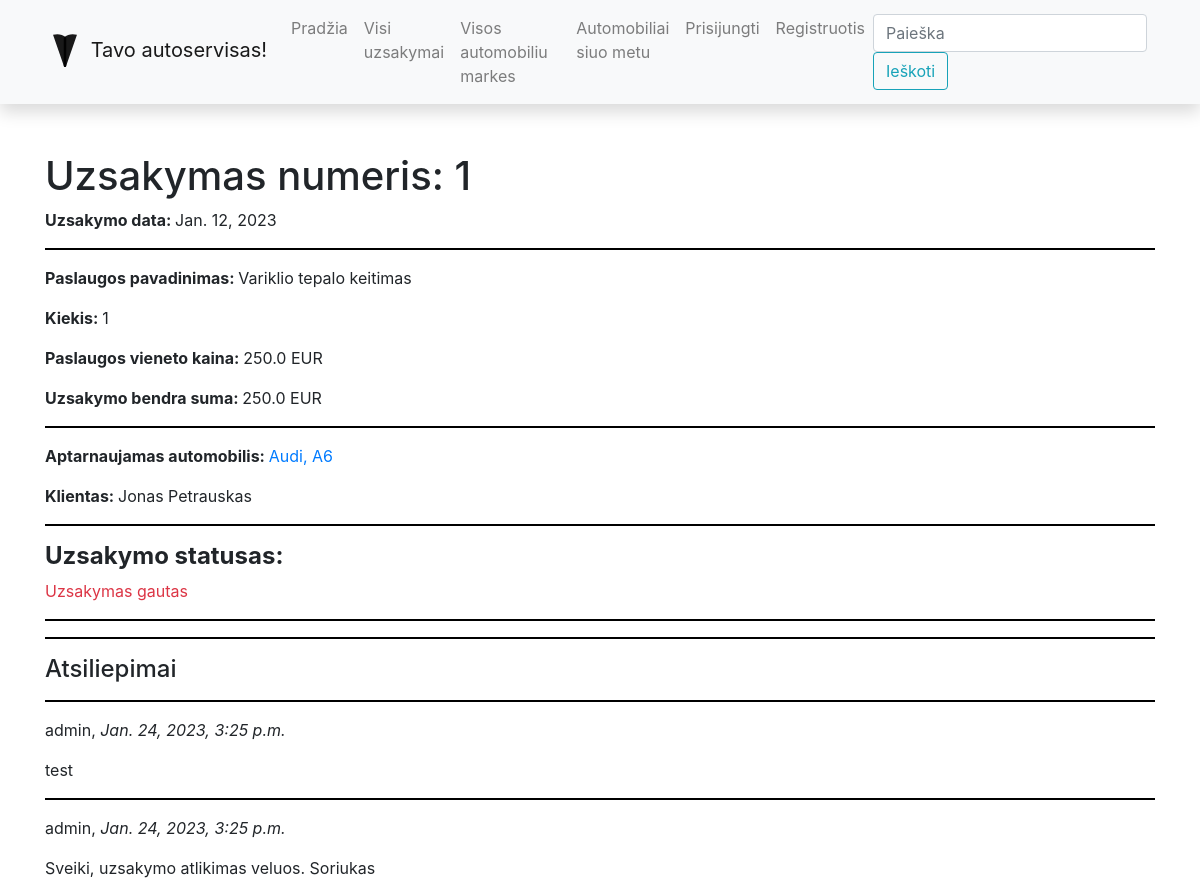
/autoservisas/uzsakymaseil/1, run on the app's committed database.
### autoservisas/models.py (models this page shows, shortened)
class UzsakymoEilute(models.Model):
    kiekis = models.CharField('Kiekis', max_length=2, help_text='Iveskite perkamos paslaugos kieki')
    kaina = models.FloatField('Kaina', max_length=10, help_text='Iveskite paslaugos kaina', default=0)
    paslauga_id = models.ForeignKey('Paslauga', on_delete=models.SET_NULL, null=True)
    uzsakymas_id = models.ForeignKey('Uzsakymas', on_delete=models.SET_NULL, null=True)
    useris = models.ForeignKey(User, on_delete=models.SET_NULL, null=True, blank=True)
    grazinti_iki = models.DateField('Pabaigti darbus iki: ', null=True, blank=True)
    @property
    def suma(self):
        return int(self.kiekis) * self.paslauga_id.kaina
    class Meta:
        verbose_name = "Uzsakymo eilute"
        verbose_name_plural = "Uzsakymo eilutes"

class Uzsakymas(models.Model):
    data = models.DateField('Uzsakymo data', null=True, blank=True)
    automobilis_id = models.ForeignKey('Automobilis', on_delete=models.SET_NULL, null=True)
    suma = models.FloatField('Suma', max_length=10, help_text='Iveskite paslaugos kaina', default=0)
    LOAN_STATUS = (
        ('a', 'Uzsakymas gautas'),
        ('p', 'Uzsakymas priimtas'),
        ('g', 'Uzsakymas vykdomas'),
        ('r', 'Uzsakymas baigtas')
    )
    status = models.CharField(
        max_length=1,
        choices=LOAN_STATUS,
        blank=True,
        default='a',
        help_text='Status'
    )
    class Meta:
        ordering = ['data']
        verbose_name = "Uzsakymas"
        verbose_name_plural = "Uzsakymai"

class Paslauga(models.Model):
    pavadinimas = models.CharField('Pavadinimas', max_length=200, help_text='Iveskite paslaugos pavadinima')
    kaina = models.FloatField('Kaina', max_length=10, help_text='Iveskite paslaugos kaina')
    class Meta:
        verbose_name = "Paslauga"
        verbose_name_plural = "Paslaugos"

class Automobilis(models.Model):
    valstybinis_numeris = models.CharField('Automobilio valstybinis numeris',
                                           max_length=6, help_text='Iveskite automobilio valstybini numeri')
    automobilio_modelis_id = models.ForeignKey('Modelis', on_delete=models.SET_NULL, null=True)
    vin_kodas = models.CharField('VIN kodas', max_length=17, help_text='Iveskite VIN numeri')
    klientas = models.CharField('Klientas', max_length=100, help_text='Iveskite klienta')
    automobilis_pic = models.ImageField('Auto Nuotrauka', upload_to='car_pics', null=True, blank=True)
    aprasymas = HTMLField()
    class Meta:
        verbose_name = "Automobilis"
        verbose_name_plural = "Automobiliai"

class Modelis(models.Model):
    marke = models.CharField('Automobilio marke', max_length=100, help_text='Iveskite automobilio marke')
    modelis = models.CharField('Automobilio modelis', max_length=100, help_text='Iveskite automobilio modeli')
    class Meta:
        verbose_name = "Modelis"
        verbose_name_plural = "Modeliai"
    def __str__(self):
        return f'{self.marke}, {self.modelis}'

class UzsakymasReview(models.Model):
    order_line = models.ForeignKey('UzsakymoEilute', on_delete=models.SET_NULL, null=True, blank=True)
    reviewer = models.ForeignKey(User, on_delete=models.SET_NULL, null=True, blank=True)
    date_created = models.DateTimeField(auto_now_add=True)
    content = models.TextField('Atsiliepimas', max_length=2000)

### autoservisas/views.py (the view, shortened to what this page needs)
# urls.py: path('uzsakymaseil/<int:pk>', views.OrderDetailView.as_view(), name='uzsakeil-detail'),
class OrderDetailView(FormMixin, generic.DetailView):
    model = UzsakymoEilute
    template_name = "uzsakymas_detail_view.html"
    form_class = UzsakymasReviewForm
    class Meta:
        ordering = ['paslauga_id']

### autoservisas/forms.py
class UzsakymasReviewForm(forms.ModelForm):
    class Meta:
        model = UzsakymasReview
        fields = ('content', 'order_line', 'reviewer')
        widgets = {'order_line': forms.HiddenInput(), 'reviewer': forms.HiddenInput()}

### autoservisas/templates/uzsakymas_detail_view.html (shortened to what this page needs)
{% extends "base.html" %}
{% block content %}
<h1>Uzsakymas numeris: {{uzsakymoeilute.id}}</h1>
<p><b>Uzsakymo data: </b> {{uzsakymoeilute.uzsakymas_id.data}}</p>
<hr>
<p><b>Paslaugos pavadinimas: </b> {{uzsakymoeilute.paslauga_id.pavadinimas}}</p>
<p><b>Kiekis: </b> {{uzsakymoeilute.kiekis}}</p>
<p><b>Paslaugos vieneto kaina: </b> {{uzsakymoeilute.paslauga_id.kaina}} EUR</p>
<p><b>Uzsakymo bendra suma: </b> {{ uzsakymoeilute.suma }} EUR</p>
<hr>
<p><b>Aptarnaujamas automobilis: </b><a href="{% url 'auto-detail' uzsakymoeilute.uzsakymas_id.automobilis_id.id %}">
    {{uzsakymoeilute.uzsakymas_id.automobilis_id.automobilio_modelis_id}}</a></p>
<p><b>Klientas: </b> {{uzsakymoeilute.uzsakymas_id.automobilis_id.klientas}}</p>
<hr>
<h4><b>Uzsakymo statusas: </b></h4>
<p class="{% if uzsakymoeilute.uzsakymas_id.status == 'r' %}text-success
{% elif uzsakymoeilute.uzsakymas_id.status == 'a' %}text-danger
{% else %}text-warning
{% endif %}">{{uzsakymoeilute.uzsakymas_id.get_status_display}}</p>
<hr>
<hr>
<h4>Atsiliepimai</h4>
{% if uzsakymoeilute.uzsakymasreview_set.all %}
{% for order_review in uzsakymoeilute.uzsakymasreview_set.all %}
<hr>
<p>{{order_review.reviewer}}, <em>{{order_review.date_created}}</em></p>
<p>{{order_review.content}}</p>
{% endfor %}
{% else %}
<p>Atsiliepimu nera</p>
{% endif %}
{% endblock %}

### autoservisas/static/css/styles.css (style rules this page uses)
hr { width: 100%; background-color: black; height: 1px; border-color : transparent; }

### data on the page
UzsakymoEilute: id "1", uzsakymas_id.data "Jan. 12, 2023", paslauga_id.pavadinimas "Variklio tepalo keitimas", kiekis "1", paslauga_id.kaina "250.0", suma "250.0", uzsakymas_id.automobilis_id.automobilio_modelis_id "Audi, A6", uzsakymas_id.automobilis_id.klientas "Jonas Petrauskas", uzsakymas_id.status "Uzsakymas gautas"
UzsakymasReview: reviewer "admin", date_created "Jan. 24, 2023, 3:25 p.m.", content "test"
UzsakymasReview: reviewer "admin", date_created "Jan. 24, 2023, 3:25 p.m.", content "Sveiki, uzsakymo atlikimas veluos. Soriukas"
